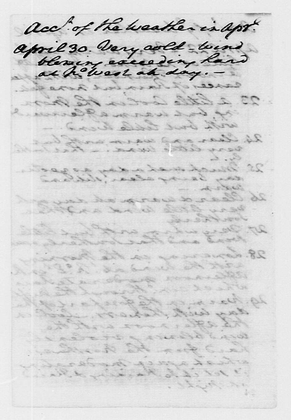
%> input picture H02.bmp, 291 x 420 px, shrunk from 946 x 1366 before the run
$ octave preprocessing.m   (GNU Octave 9; MATLAB toolbox functions it lacks are replaced by stand-ins)
%> lines starting %> are read from the running program, lines starting %| are printed output that depends on the picture; in (x1, y1, x2, y2) boxes, pixels count from 0 and x2, y2 are one past the last pixel; in counts of white or black regions, pixels touching at a corner belong together; the program's own positions count from 1
### CalcStrokeWidth.m
function M  = CalcStrokeWidth( input_image )
% This function finds the estimated stroke width M of text in the input
% image (constrast image, text = 1 and bg = 0)

% image size
[im_h, im_w] = size(input_image);

%% Stroke width detection %%

%# Create the average filter with hsize = 3
F_avg = fspecial('average', 3);
%# Filter it
I_avg = imfilter(input_image, F_avg);

%# Create the gaussian filter with hsize = [5 5] and sigma = 1
F_gaussian = fspecial('gaussian',[5 5], 1);
%# Filter it
I_g = imfilter(I_avg, F_gaussian, 'same');

%# Otsu's global thresholding
level = graythresh(I_g);
BW = im2bw(I_g, level);

%# Compute stroke width w
count = cell(im_w, 1);

for l = 1:im_w
    count{l} = 0;
end

for i = 1:im_h

    l = 1;
    len = 0;
    while(l <= im_w)
        if(BW(i, l) == 0)
            if(len ~= 0)
                count{len} = count{len} + 1;
            end

            l = l + 1;
            len = 0;

        elseif(BW(i, l) == 1)
            len = len + 1;
            l = l + 1;
        end
    end
end

wSum = 0;
aSum = 0;
for l = 1:im_w
    wSum = wSum + (count{l} * l);
    aSum = aSum + count{l};
end

% stroke width M
M = floor(wSum / aSum);

end

### preprocessing.m

%Close all figures opened.
close all;

% Read the image into the matrix
img = imread('H02.bmp');
%> img is the input picture: size 420x291x3 uint8; min 0, max 255, mean 213.1

% Convert the 3 D image into GrayScale format ie 2D format.
grayImage = rgb2gray(img);

% Image before adjusting and its histogram.
figure , imshow(grayImage);
figure ,imhist(grayImage);
%> after `imhist(grayImage)`:
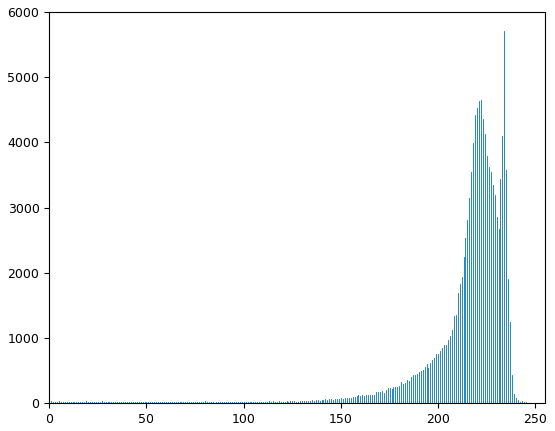
%> figure redrawn from the program's plot data; highest point at x = 234, y = 5707

% Image after adjusting intensity amd its histogram.
adj_image = imadjust(grayImage);
figure , imshow(adj_image);
figure, imhist(adj_image);
%> after `imhist(adj_image)`:
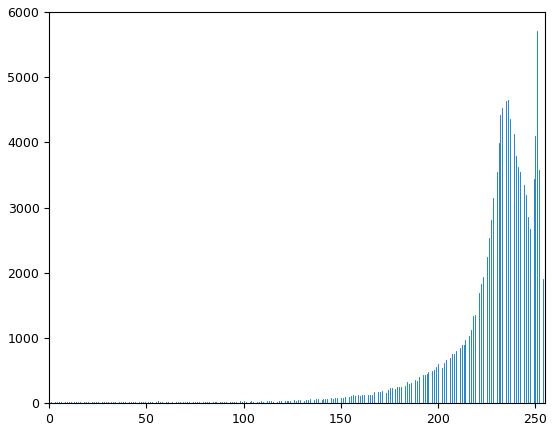
%> figure redrawn from the program's plot data; highest point at x = 251, y = 5707

% Calculate Character Stroke width.
M = CalcStrokeWidth(adj_image);
%> in CalcStrokeWidth, `I_avg = imfilter(input_image, F_avg);`:
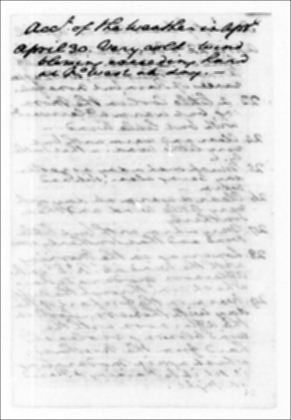
%> I_avg: size 420x291 uint8; min 0, max 255, mean 224
%> in CalcStrokeWidth, `I_g = imfilter(I_avg, F_gaussian, 'same');`:
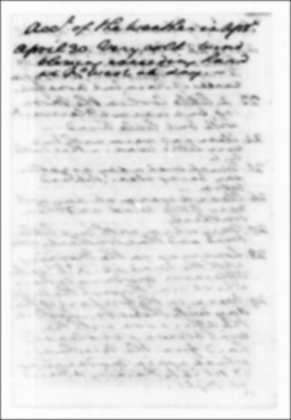
%> I_g: size 420x291 uint8; min 17, max 255, mean 223.3
%> in CalcStrokeWidth, `level = graythresh(I_g);`: level = 0.729
%> in CalcStrokeWidth, `BW = im2bw(I_g, level);`:
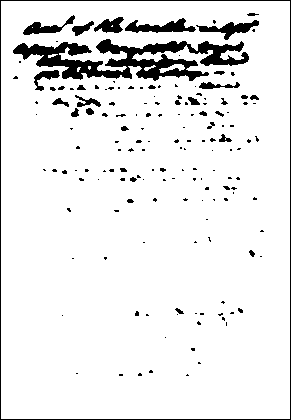
%> BW: size 420x291 logical; 92% white; 160 black regions (127 under 20 px), largest, box (x1, y1, x2, y2) and area: (13, 39, 249, 81) 4452, (0, 0, 291, 420) 1418, (125, 18, 196, 33) 538
%> the loop in CalcStrokeWidth, `for l = 1:im_w` made 291 passes
%> (wSum, aSum) on passes 1 to 3: (31, 31), (107, 69), (314, 138)
%> after the loop in CalcStrokeWidth, `for l = 1:im_w`: aSum = 1370; wSum = 112408
%> in CalcStrokeWidth, `M = floor(wSum / aSum);`: M = 82
%> M = 82

% Closing of image
se = strel('square',2*M+1);
%> se = {Dimensionality 2}
im2= imclose(adj_image, se);
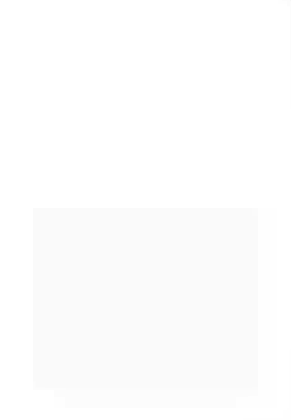
%> im2: size 420x291 uint8; min 247, max 255, mean 253.2
figure,imshow(im2);

% Subtract image to get contrast image
C = imsubtract(im2,adj_image);
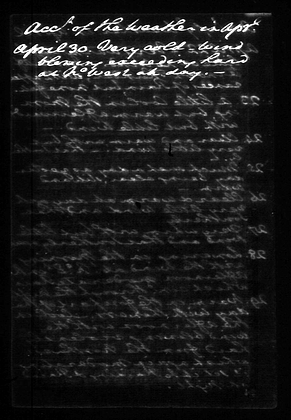
%> C: size 420x291 uint8; min 0, max 255, mean 28.2

% Save contrast image.
imwrite(C, 'contrastImage02.bmp');
figure,imshow(C);
